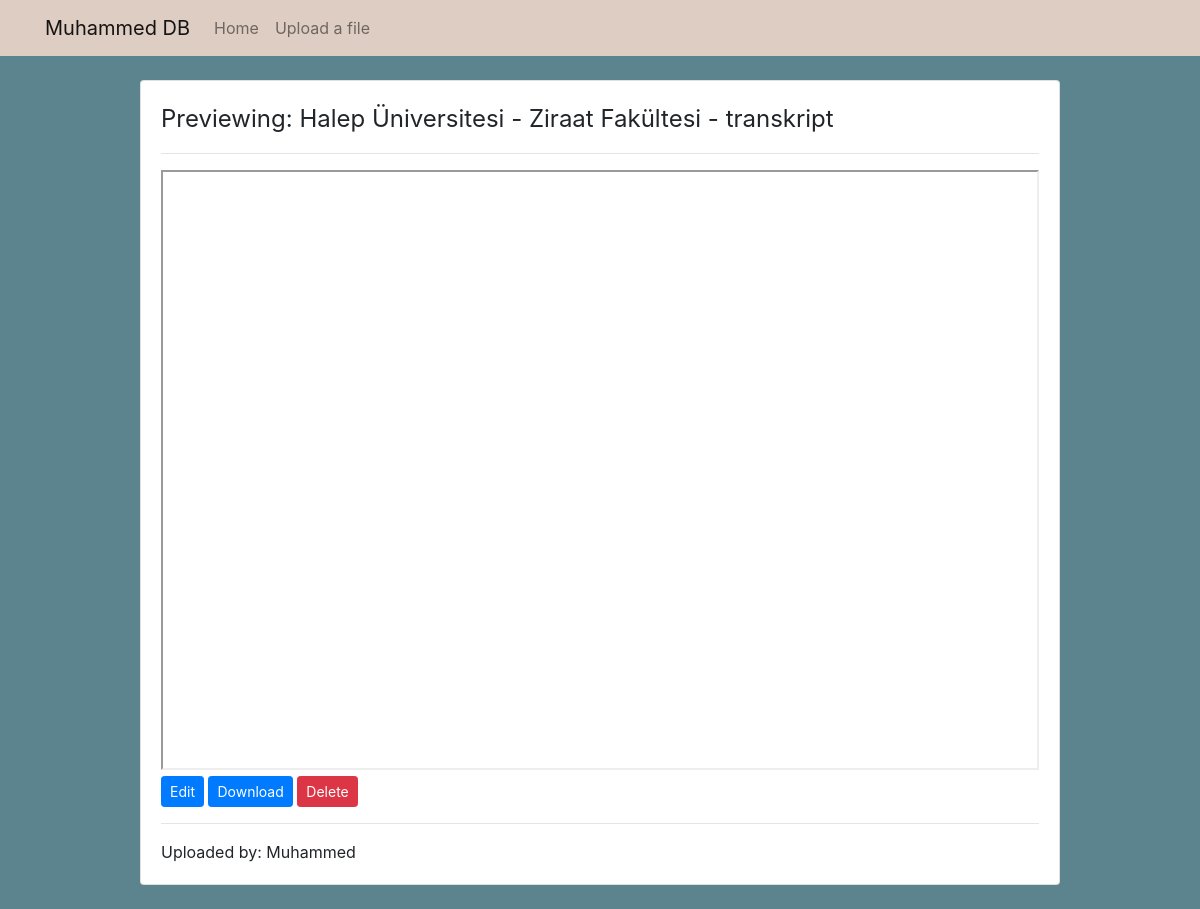
Screenshot of /preview/77 with the database file from the repository.
### home/models.py (models this page shows, shortened)
class Pdf(models.Model):
    name = models.CharField(max_length=100, null=False, default="No name")
    pdf = models.FileField(upload_to='files')
    uploader = models.CharField(max_length=100, null=True)

### home/views.py (the view)
# urls.py: path("preview/<int:pk>", views.preview, name='preview'),
def preview(request, pk):
    pdf = Pdf.objects.get(pk=pk)
    context = {
        'pdf': pdf,
    }
    return render(request, 'home/preview.html', context)

### home/templates/home/preview.html (shortened to what this page needs)
{% extends 'home/base.html' %}
{% block content %}
<legend>Previewing: {{pdf.name}}</legend>
<hr>
<iframe src="https://docs.google.com/gview?url=https://muhammeddb.pythonanywhere.com{{ pdf.pdf.url }}&embedded=true"
    width="100%" height="600px"></iframe>
<form action="{% url 'delete' pdf.pk %}" method="post">
    <a href='{% url "edit" pdf.pk %}' class="btn btn-primary btn-sm">Edit</a>
    <a download="{{pdf.pdf.url}}" href="{{pdf.pdf.url}}" class="btn btn-primary btn-sm">Download</a>
    <input type="submit" value="Delete" class="btn btn-danger btn-sm" />
</form>
<hr>
<footer>Uploaded by: {{pdf.uploader}}</footer>
{% endblock %}

### static/css/app.css (style rules this page uses)
body { background-color: #5c848e; }

### rows the page displays
Pdf: name "Halep Üniversitesi - Ziraat Fakültesi - transkript", uploader "Muhammed"
